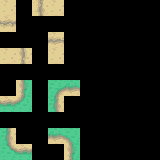

A 2D game scene composited from a Tiled map and its tileset images. What follows is a short description and the map's XML, with every tile layer's data as written:
An orthogonal 10x10 tile map with 16x16 px tiles, 5 tile layers (regions_input, regions_output, inputnot_ground, input_ground, ...).

<map version="1.0" tiledversion="1.0.3" orientation="orthogonal" renderorder="right-down" width="10" height="10" tilewidth="16" tileheight="16" nextobjectid="1">
 <tileset firstgid="1" source="World.tsx" />
 <layer name="regions_input" width="10" height="10">
  <data encoding="csv">
20,0,20,20,0,0,0,0,0,0,
20,0,0,0,0,0,0,0,0,0,
0,0,0,20,0,0,0,0,0,0,
20,20,0,20,0,0,0,0,0,0,
0,0,0,0,0,0,0,0,0,0,
0,20,0,0,20,0,0,0,0,0,
20,0,0,20,0,0,0,0,0,0,
0,0,0,0,0,0,0,0,0,0,
20,0,0,20,0,0,0,0,0,0,
0,20,0,0,20,0,0,0,0,0
</data>
 </layer>
 <layer name="regions_output" width="10" height="10">
  <data encoding="csv">
0,0,20,0,0,0,0,0,0,0,
20,0,0,0,0,0,0,0,0,0,
0,0,0,20,0,0,0,0,0,0,
0,20,0,0,0,0,0,0,0,0,
0,0,0,0,0,0,0,0,0,0,
0,0,0,20,0,0,0,0,0,0,
0,20,0,0,0,0,0,0,0,0,
0,0,0,0,0,0,0,0,0,0,
0,0,0,0,20,0,0,0,0,0,
20,0,0,0,0,0,0,0,0,0
</data>
 </layer>
 <layer name="inputnot_ground" width="10" height="10">
  <data encoding="csv">
0,0,74,0,0,0,0,0,0,0,
74,0,0,0,0,0,0,0,0,0,
0,0,0,74,0,0,0,0,0,0,
0,74,0,0,0,0,0,0,0,0,
0,0,0,0,0,0,0,0,0,0,
0,0,0,0,0,0,0,0,0,0,
0,0,0,0,0,0,0,0,0,0,
0,0,0,0,0,0,0,0,0,0,
0,0,0,0,0,0,0,0,0,0,
0,0,0,0,0,0,0,0,0,0
</data>
 </layer>
 <layer name="input_ground" width="10" height="10">
  <data encoding="csv">
74,0,0,74,0,0,0,0,0,0,
0,0,0,0,0,0,0,0,0,0,
0,0,0,0,0,0,0,0,0,0,
74,0,0,74,0,0,0,0,0,0,
0,0,0,0,0,0,0,0,0,0,
0,75,0,0,56,0,0,0,0,0,
92,0,0,73,0,0,0,0,0,0,
0,0,0,0,0,0,0,0,0,0,
73,0,0,56,0,0,0,0,0,0,
0,92,0,0,75,0,0,0,0,0
</data>
 </layer>
 <layer name="output_ground" width="10" height="10">
  <data encoding="csv">
0,0,73,0,0,0,0,0,0,0,
92,0,0,0,0,0,0,0,0,0,
0,0,0,56,0,0,0,0,0,0,
0,75,0,0,0,0,0,0,0,0,
0,0,0,0,0,0,0,0,0,0,
0,0,0,55,0,0,0,0,0,0,
0,93,0,0,0,0,0,0,0,0,
0,0,0,0,0,0,0,0,0,0,
0,0,0,0,57,0,0,0,0,0,
91,0,0,0,0,0,0,0,0,0
</data>
 </layer>
</map>